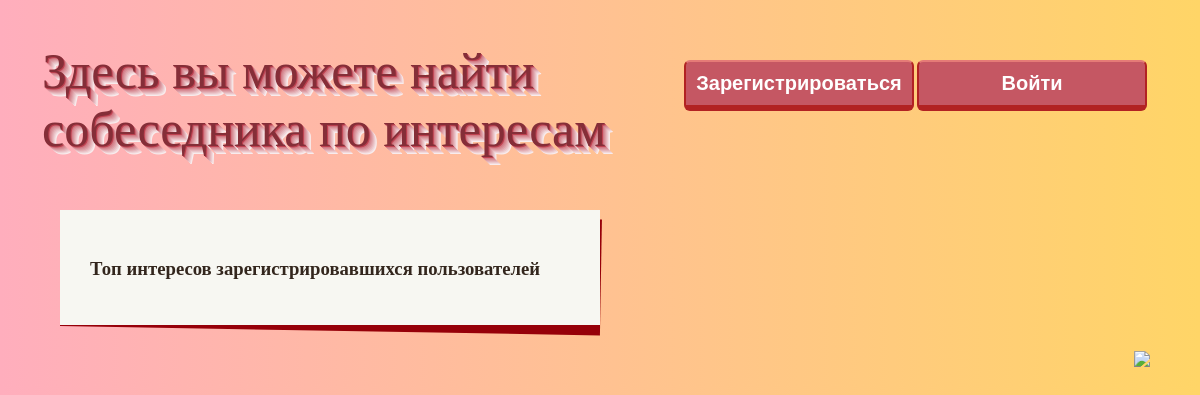
Before: / with the older database file.
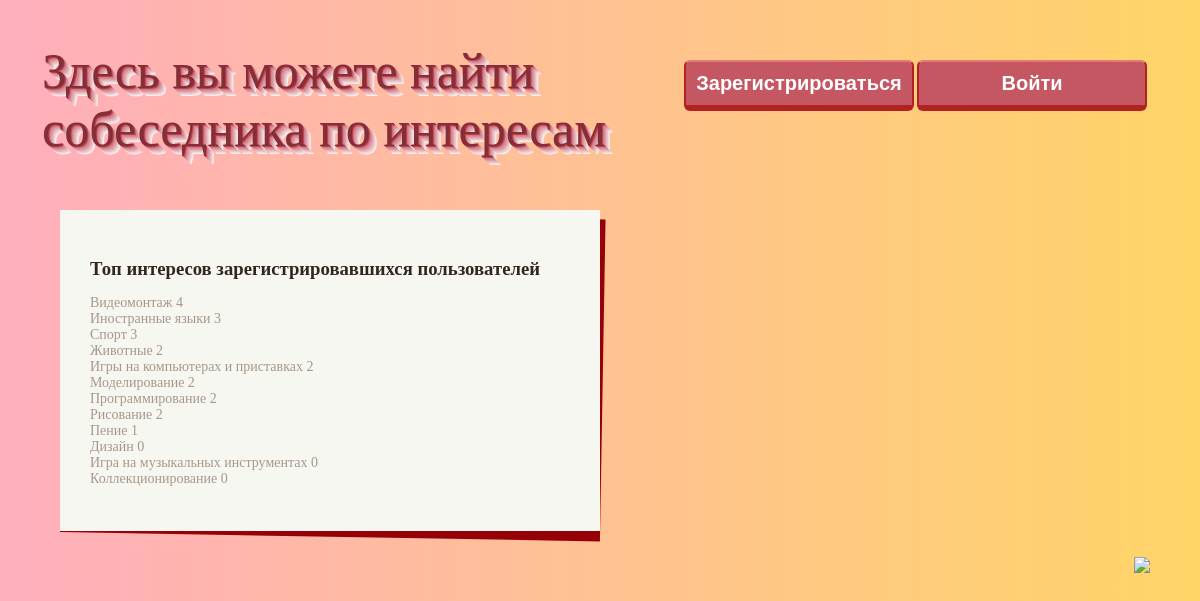
After: the same page with the newer database file.
### data/users.py (models this page shows)
class Hobby(SqlAlchemyBase):
    __tablename__ = 'hobbies'
    id = sqlalchemy.Column(sqlalchemy.Integer, primary_key=True, autoincrement=True)
    name = sqlalchemy.Column(sqlalchemy.String, nullable=True)

### main.py (the view)
@app.route('/')
def index():
    main_style = url_for('static', filename='css/main_style.css')
    style = url_for('static', filename='css/style.css')
    button_style = url_for('static', filename='css/button_style.css')
    text_style = url_for('static', filename='css/text_style.css')
    ph_style = url_for('static', filename='css/ph_style.css')
    top = top_hobbies()
    return render_template('template_bg.html', top=top,  main_style=main_style, style=style, button_style=button_style, text_style=text_style, ph_style=ph_style)

### data/db_session.py (called while the page is built, shortened)
def global_init(db_file):
    global __factory
    if __factory:
        return

def create_session() -> Session:
    global __factory
    return __factory()

### main_users.py (called while the page is built)
def get_hobbies():
    db_session.global_init("db/users.sqlite")
    session = db_session.create_session()
    return session.query(Hobby).all()

def top_hobbies():
    db_session.global_init("db/users.sqlite")
    session = db_session.create_session()
    hobbies = get_hobbies()
    sp = []
    for hobby in hobbies:
        user_num = session.query(User).filter(User.hobby.like('%-' + str(hobby.id) + '-%')).count()
        sp.append([hobby.name, user_num])
    sp = sorted(sp, key=lambda x: x[1], reverse=True)
    return sp

### templates/template_bg.html (shortened to what this page needs)
<!DOCTYPE html>
<html lang="en">
 <head>
     <link rel="stylesheet" type="text/css" href="{{main_style}}"/>
     <link rel="stylesheet" type="text/css" href="{{style}}"/>
     <link rel="stylesheet" type="text/css" href="{{button_style}}"/>
     <link rel="stylesheet" type="text/css" href="{{text_style}}"/>
 </head>
 <body>
    <button class="turquoise" name="login" onclick = "document.location.href = '/login'">Войти</button>
    <button class="turquoise" name="register" onclick = "document.location.href = '/register'">Зарегистрироваться</button>
    <h1>Здесь вы можете найти собеседника по интересам</h1>
    <div class="post-item">
    <div class="post-item-wrap">
    <a href="" class="post-link">
    <h3 class="post-title">Топ интересов зарегистрировавшихся пользователей</h3>
    <p class="post-content">
        {% for el in top %}
        {{el[0]}} {{el[1]}} <br>
        {% endfor %}
    </p>
    </a>
    </div>
    </div>
    <p><img align="right" src='https://i.gifer.com/4xjK.gif'></p>
 </body>
</html>

Changed rows visible on the page:
added Hobby: name "Видеомонтаж", el "4"
added Hobby: name "Иностранные языки", el "3"
added Hobby: name "Спорт", el "3"
added Hobby: name "Животные", el "2"
added Hobby: name "Игры на компьютерах и приставках", el "2"
added Hobby: name "Моделирование", el "2"
added Hobby: name "Программирование", el "2"
added Hobby: name "Рисование", el "2"
added Hobby: name "Пение", el "1"
added Hobby: name "Дизайн", el "0"
added Hobby: name "Игра на музыкальных инструментах", el "0"
added Hobby: name "Коллекционирование", el "0"
